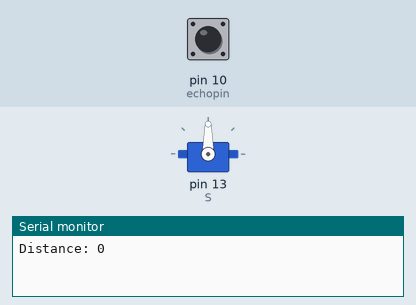
Bench run of a sketch on a simulated Arduino Uno, built with avr-gcc and run on an emulated ATmega328P. Shown: servo, the last lines printed to the serial monitor. The test bench sets the inputs (shaded band); at power-on: pin 10 (echopin) LOW.

Above: at 1.2 s.
1.3 s: pin 10 (echopin) pulsed HIGH 2 times (0.12 s each, 0.3 s apart)
At 2.4 s:
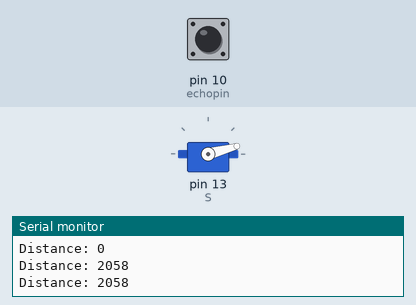
Timing chart, 0 to 4.3 s (numbered marks = the images above; inputs shaded):
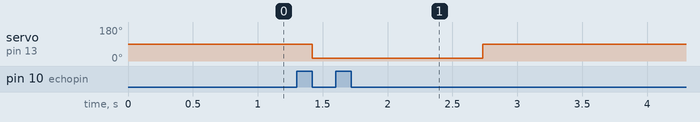

The sketch:

ultrosonic_servo.ino
```cpp
#include<Servo.h>
Servo S;
int pos=90;
int pos1=15;
int trigpin=12;
int echopin=10;
long duration;
int distance;
void setup()
{
 pinMode(trigpin,OUTPUT);
 pinMode(echopin,INPUT);
 S.attach(13);
 Serial.begin(9600);
}
void loop()
{
  digitalWrite(trigpin,LOW);
  delay(2);
  digitalWrite(trigpin,HIGH);
  delay(10);
  digitalWrite(trigpin,LOW);

  duration=pulseIn(echopin,HIGH);
  distance=duration*0.0343/2;
  Serial.print("Distance: ");
  Serial.println(distance);
  if(distance > 25)
  {
    S.write(pos1);//close door
  }
  else
  {
    S.write(pos);//open door
  }

}
```

Measured:
- after the input at 1.3 s, servo on pin 13 (S): 90° → 15° after 0.12 s, → 90° 1.3 s later
